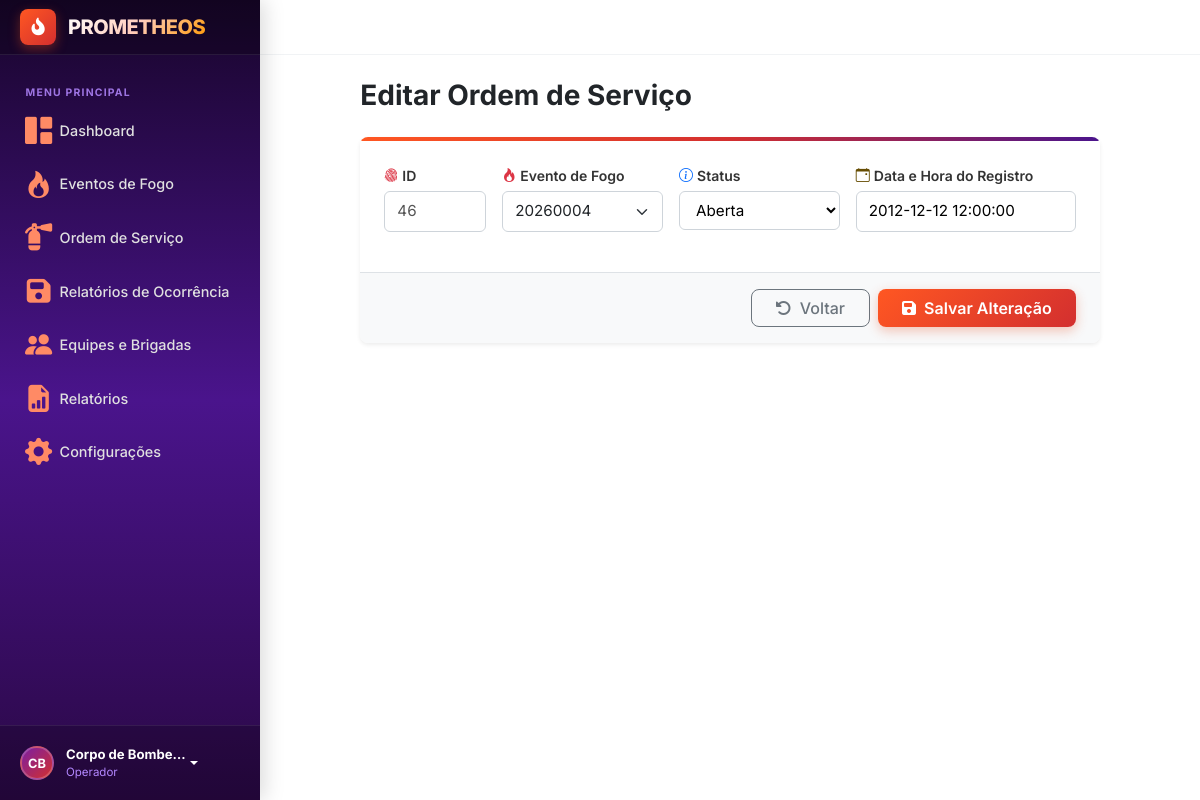
Screenshot of /ordemServico/editar/46 with the database file from the repository.
### evento_fogo/models.py (models this page shows, shortened)
class OrdemServico(models.Model):
    id = models.IntegerField(primary_key=True)
    id_evento_fogo = models.OneToOneField(EventoFogo, on_delete=models.CASCADE)
    data_emissao = models.DateTimeField()
    estatus = models.CharField(choices=Estatus, default=Estatus.ABERTA)

### evento_fogo/views.py (the view)
# urls.py: path('ordemServico/editar/<id>', fogoViews.editaOrdemServico, name='editaOrdemServico'),
def editaOrdemServico(request, id=None):
    os = OrdemServico.objects.get(pk = id)
    form = OrdemServicoForm(request.POST or None, instance=os)
    if form.is_valid():
        form.save()
        return redirect('ordemServico')
    dicionario = {
        "form" : form
    }
    return render(request, 'evento_fogo/editaOrdemServico.html', dicionario)

### evento_fogo/forms.py
class OrdemServicoForm(forms.ModelForm):
    class Meta:
        model = OrdemServico
        fields = '__all__'
    def __init__(self, *args, **kwargs):
        super(OrdemServicoForm, self).__init__(*args, **kwargs)
        self.fields['id'].disabled = True
        self.fields['data_emissao'].widget.attrs['placeholder'] = 'Ex: 26/10/2005 12:00'
        campo = self.fields['id_evento_fogo']
        campo.widget = forms.Select(attrs={"class" : "form-select"})
        campo.empty_label = "Selecione um evento de fogo disponível"
        campo.label_from_instance = (
            lambda e: f"{e.codigo}"
        )
        disponivel = Q(ordemservico__isnull=True)
        if self.instance.pk:
            disponivel |= Q(pk=self.instance.id_evento_fogo_id)
        campo.queryset = EventoFogo.objects.filter(disponivel).order_by("-data_registro")

### templates/evento_fogo/editaOrdemServico.html (shortened to what this page needs)
{% extends 'layout.html' %}
{% block content %}
<div class="row justify-content-center">
    <div class="col-12 col-xl-10 col-xxl-9">
        <div class="d-flex flex-wrap align-items-center justify-content-between gap-3 mb-4">
            <div>
                <h1 class="h3 fw-bold mb-0 text-dark">
                    {% if form.instance.pk %}Editar Ordem de Serviço{% else %}Novo Evento de Fogo{% endif %}
                </h1>
            </div>
        </div>
        <div class="card border-0 shadow-sm rounded-3 overflow-hidden">
            <div style="height: 4px; background: linear-gradient(90deg, var(--fire-orange), var(--fire-red-dark), var(--purple-mid));"></div>
            <form method="post" novalidate>
                <div class="card-body p-4">
                    <div class="row g-3 mb-3">
                        <div class="col-12 col-md-2 form-field-wrapper">
                            <label for="{{ form.id.id_for_label }}" class="form-label-custom">
                                <i class="bi bi-fingerprint text-danger me-1"></i>ID
                            </label>
                            <div>{{ form.id }}</div>
                        </div>
                        <div class="col-12 col-md-3 form-field-wrapper">
                            <label for="{{ form.codigo.id_for_label }}" class="form-label-custom">
                                <i class="bi bi-fire text-danger me-1"></i>Evento de Fogo
                            </label>
                            <div>{{ form.id_evento_fogo }}</div>
                        </div>
                        <div class="col-12 col-md-3 form-field-wrapper">
                            <label for="{{ form.estatus.id_for_label }}" class="form-label-custom">
                                <i class="bi bi-info-circle text-primary me-1"></i>Status
                            </label>
                            <div>{{ form.estatus }}</div>
                        </div>
                        <div class="col-12 col-md-4 form-field-wrapper">
                            <label for="{{ form.data_registro.id_for_label }}" class="form-label-custom">
                                <i class="bi bi-calendar-event text-warning-emphasis me-1"></i>Data e Hora do Registro
                            </label>
                            <div>{{ form.data_emissao }}</div>
                        </div>
                    </div>
                </div>
                <div class="card-footer bg-light border-top px-4 py-3 d-flex align-items-center justify-content-between">
                    <div class="d-flex gap-2 ms-auto">
                        <a href="{% url 'ordemServico' %}" class="btn btn-outline-secondary px-4 rounded-3 fw-medium">
                            <i class="fa-solid fa-rotate-left me-1"></i> Voltar
                        </a>
                        <button type="submit" class="btn btn-fire-primary px-4 rounded-3 fw-semibold">
                            <i class="fa-solid fa-floppy-disk me-1"></i>
                            {% if form.instance.pk %}Salvar Alteração{% else %}Salvar Evento{% endif %}
                        </button>
                    </div>
                </div>
            </form>
        </div>
    </div>
</div>
{% endblock %}

### templates/layout.html (style rules this page uses)
:root { --fire-red-dark: #D32F2F; --fire-red-primary: #E64A19; --fire-orange: #FF5722; --fire-amber: #FF9800; --purple-dark: #18052B; --purple-mid: #4A148C; --purple-light: #7B1FA2; --bg-main: #ffffff; --sidebar-width: 260px; --sidebar-collapsed-width: 80px; --topbar-height: 55px; }
body { font-family: 'Inter', -apple-system, BlinkMacSystemFont, "Segoe UI", Roboto, sans-serif; background-color: var(--bg-main); color: #212529; overflow-x: hidden; margin: 0; padding: 0; }

### templates/evento_fogo/editaOrdemServico.html (style rules this page uses)
.form-field-wrapper input, .form-field-wrapper select, .form-field-wrapper textarea { display: block !important; width: 100% !important; border: 1px solid #ced4da !important; border-radius: 0.375rem !important; padding: 0.5rem 0.75rem !important; font-size: 0.95rem !important; background-color: #fff !important; box-sizing: border-box !important; }
.form-label-custom { font-weight: 600; font-size: 0.875rem; color: #333; margin-bottom: 0.35rem; display: block; }
.btn-fire-primary { background: linear-gradient(135deg, var(--fire-orange), var(--fire-red-dark)); color: #ffffff; border: none; box-shadow: 0 4px 12px rgba(230, 74, 25, 0.3); transition: all 0.2s ease; }

### rows the page displays
OrdemServico: id "46", id_evento_fogo "20260004", estatus "Aberta", data_emissao "2012-12-12 12:00:00"
